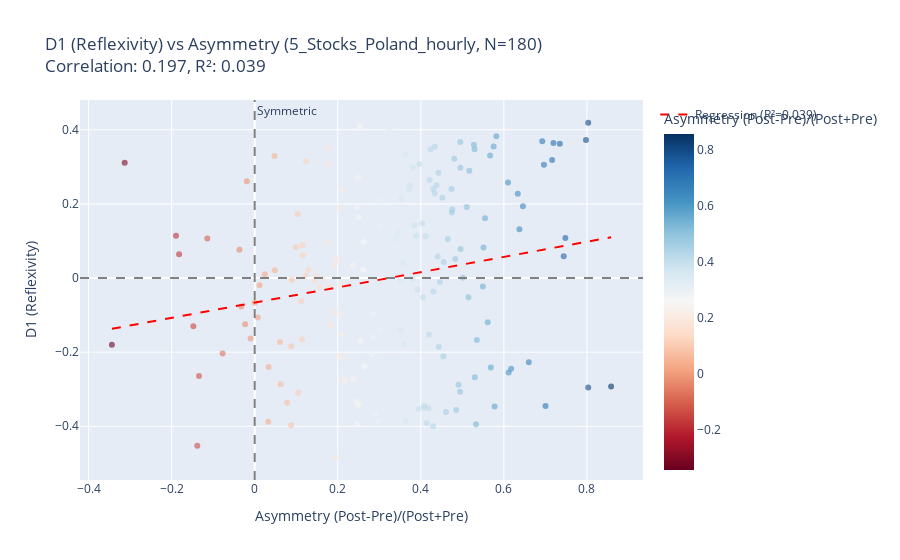
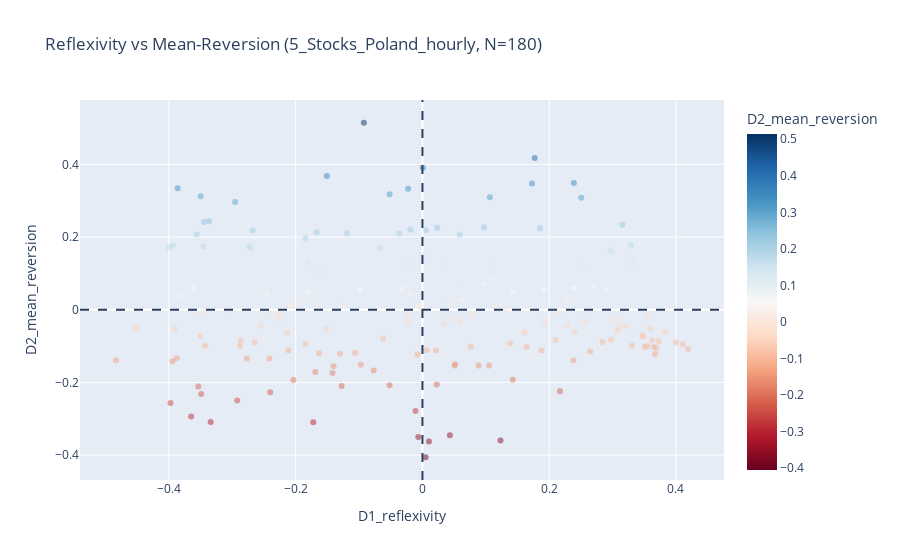
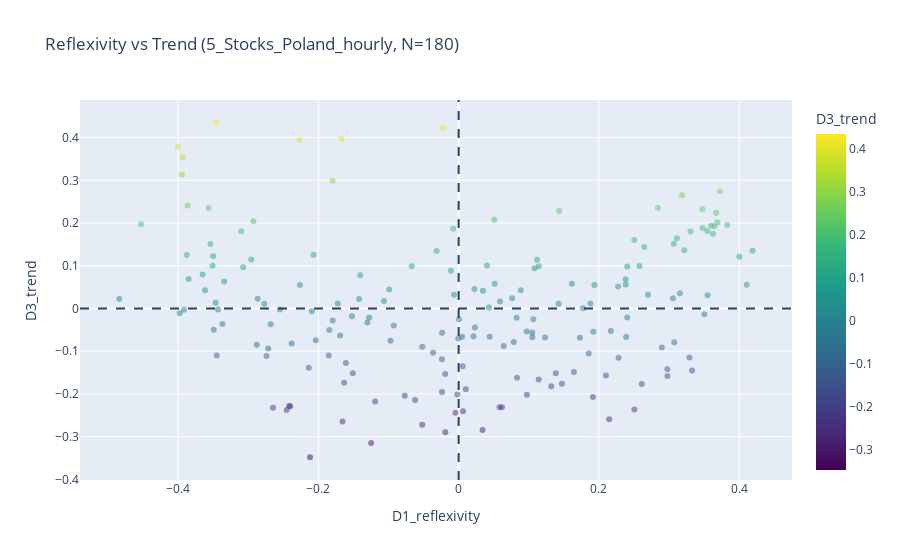
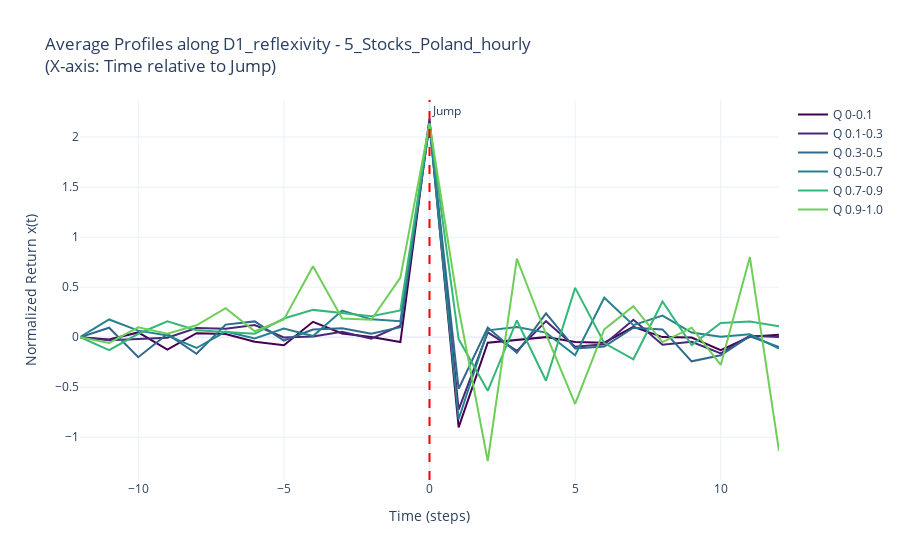

The cell these charts' notebook holds for them, in order:
### Code cell
if __name__ == "__main__":
    main()

### Figure 1 — Plotly figure (JSON) as saved in the notebook; plotly's stock layout.template omitted (floating-point values rounded to 4 significant figures; data arrays with more than 128 entries replaced by an {"elided": "..."} marker saying what was removed)
{"data": [{"customdata": {"elided": "180x2 str values"}, "hovertemplate": "Asymmetry (Post-Pre)/(Post+Pre)=%{marker.color}<br>D1 (Reflexivity)=%{y}<br>ticker=%{customdata[0]}<br>timestamp=%{customdata[1]}<extra></extra>", "legendgroup": "", "marker": {"color": {"elided": "180 float values"}, "coloraxis": "coloraxis", "opacity": 0.6, "symbol": "circle"}, "mode": "markers", "name": "", "orientation": "v", "showlegend": false, "type": "scatter", "x": {"elided": "180 float values"}, "xaxis": "x", "y": {"elided": "180 float values"}, "yaxis": "y"}, {"line": {"color": "red", "dash": "dash", "width": 2}, "mode": "lines", "name": "Regression (R²=0.039)", "type": "scatter", "x": [-0.3438, -0.3317, -0.3196, -0.3074, -0.2953, -0.2831, -0.271, -0.2589, -0.2467, -0.2346, -0.2224, -0.2103, -0.1981, -0.186, -0.1739, -0.1617, -0.1496, -0.1374, -0.1253, -0.1131, -0.101, -0.08886, -0.07672, -0.06457, -0.05243, -0.04029, -0.02815, -0.016, -0.003861, 0.008281, 0.02042, 0.03257, 0.04471, 0.05685, 0.06899, 0.08114, 0.09328, 0.1054, 0.1176, 0.1297, 0.1418, 0.154, 0.1661, 0.1783, 0.1904, 0.2026, 0.2147, 0.2268, 0.239, 0.2511, 0.2633, 0.2754, 0.2876, 0.2997, 0.3118, 0.324, 0.3361, 0.3483, 0.3604, 0.3726, 0.3847, 0.3968, 0.409, 0.4211, 0.4333, 0.4454, 0.4575, 0.4697, 0.4818, 0.494, 0.5061, 0.5183, 0.5304, 0.5425, 0.5547, 0.5668, 0.579, 0.5911, 0.6033, 0.6154, 0.6275, 0.6397, 0.6518, 0.664, 0.6761, 0.6883, 0.7004, 0.7125, 0.7247, 0.7368, 0.749, 0.7611, 0.7733, 0.7854, 0.7975, 0.8097, 0.8218, 0.834, 0.8461, 0.8582], "y": [-0.1371, -0.1346, -0.1321, -0.1296, -0.1271, -0.1246, -0.1221, -0.1196, -0.1171, -0.1146, -0.1121, -0.1096, -0.1071, -0.1046, -0.1021, -0.09963, -0.09714, -0.09464, -0.09215, -0.08965, -0.08715, -0.08466, -0.08216, -0.07967, -0.07717, -0.07467, -0.07218, -0.06968, -0.06719, -0.06469, -0.06219, -0.0597, -0.0572, -0.05471, -0.05221, -0.04971, -0.04722, -0.04472, -0.04222, -0.03973, -0.03723, -0.03474, -0.03224, -0.02974, -0.02725, -0.02475, -0.02226, -0.01976, -0.01726, -0.01477, -0.01227, -0.009775, -0.007279, -0.004783, -0.002287, 0.0002089, 0.002705, 0.005201, 0.007697, 0.01019, 0.01269, 0.01519, 0.01768, 0.02018, 0.02267, 0.02517, 0.02767, 0.03016, 0.03266, 0.03515, 0.03765, 0.04015, 0.04264, 0.04514, 0.04763, 0.05013, 0.05263, 0.05512, 0.05762, 0.06011, 0.06261, 0.06511, 0.0676, 0.0701, 0.0726, 0.07509, 0.07759, 0.08008, 0.08258, 0.08508, 0.08757, 0.09007, 0.09256, 0.09506, 0.09756, 0.1001, 0.1025, 0.105, 0.1075, 0.11]}], "layout": {"annotations": [{"showarrow": false, "text": "Symmetric", "x": 0, "xanchor": "left", "xref": "x", "y": 1, "yanchor": "top", "yref": "y domain"}], "coloraxis": {"colorbar": {"title": {"text": "Asymmetry (Post-Pre)/(Post+Pre)"}}, "colorscale": [[0, "rgb(103,0,31)"], [0.1, "rgb(178,24,43)"], [0.2, "rgb(214,96,77)"], [0.3, "rgb(244,165,130)"], [0.4, "rgb(253,219,199)"], [0.5, "rgb(247,247,247)"], [0.6, "rgb(209,229,240)"], [0.7, "rgb(146,197,222)"], [0.8, "rgb(67,147,195)"], [0.9, "rgb(33,102,172)"], [1, "rgb(5,48,97)"]]}, "legend": {"tracegroupgap": 0}, "shapes": [{"line": {"color": "gray", "dash": "dash"}, "type": "line", "x0": 0, "x1": 0, "xref": "x", "y0": 0, "y1": 1, "yref": "y domain"}, {"line": {"color": "gray", "dash": "dash"}, "type": "line", "x0": 0, "x1": 1, "xref": "x domain", "y0": 0, "y1": 0, "yref": "y"}], "title": {"text": "D1 (Reflexivity) vs Asymmetry (5_Stocks_Poland_hourly, N=180)<br>Correlation: 0.197, R²: 0.039"}, "xaxis": {"anchor": "y", "domain": [0, 1], "title": {"text": "Asymmetry (Post-Pre)/(Post+Pre)"}}, "yaxis": {"anchor": "x", "domain": [0, 1], "title": {"text": "D1 (Reflexivity)"}}}}

### Figure 2 — Plotly figure (JSON) as saved in the notebook; plotly's stock layout.template omitted (floating-point values rounded to 4 significant figures; data arrays with more than 128 entries replaced by an {"elided": "..."} marker saying what was removed)
{"data": [{"customdata": {"elided": "180x2 str values"}, "hovertemplate": "D1_reflexivity=%{x}<br>D2_mean_reversion=%{marker.color}<br>ticker=%{customdata[0]}<br>timestamp=%{customdata[1]}<extra></extra>", "legendgroup": "", "marker": {"color": {"elided": "180 float values"}, "coloraxis": "coloraxis", "opacity": 0.5, "symbol": "circle"}, "mode": "markers", "name": "", "orientation": "v", "showlegend": false, "type": "scatter", "x": {"elided": "180 float values"}, "xaxis": "x", "y": {"elided": "180 float values"}, "yaxis": "y"}], "layout": {"coloraxis": {"colorbar": {"title": {"text": "D2_mean_reversion"}}, "colorscale": [[0, "rgb(103,0,31)"], [0.1, "rgb(178,24,43)"], [0.2, "rgb(214,96,77)"], [0.3, "rgb(244,165,130)"], [0.4, "rgb(253,219,199)"], [0.5, "rgb(247,247,247)"], [0.6, "rgb(209,229,240)"], [0.7, "rgb(146,197,222)"], [0.8, "rgb(67,147,195)"], [0.9, "rgb(33,102,172)"], [1, "rgb(5,48,97)"]]}, "legend": {"tracegroupgap": 0}, "shapes": [{"line": {"dash": "dash"}, "type": "line", "x0": 0, "x1": 0, "xref": "x", "y0": 0, "y1": 1, "yref": "y domain"}, {"line": {"dash": "dash"}, "type": "line", "x0": 0, "x1": 1, "xref": "x domain", "y0": 0, "y1": 0, "yref": "y"}], "title": {"text": "Reflexivity vs Mean-Reversion (5_Stocks_Poland_hourly, N=180)"}, "xaxis": {"anchor": "y", "domain": [0, 1], "title": {"text": "D1_reflexivity"}}, "yaxis": {"anchor": "x", "domain": [0, 1], "title": {"text": "D2_mean_reversion"}}}}

### Figure 3 — Plotly figure (JSON) as saved in the notebook; plotly's stock layout.template omitted (floating-point values rounded to 4 significant figures; data arrays with more than 128 entries replaced by an {"elided": "..."} marker saying what was removed)
{"data": [{"customdata": {"elided": "180x2 str values"}, "hovertemplate": "D1_reflexivity=%{x}<br>D3_trend=%{marker.color}<br>ticker=%{customdata[0]}<br>timestamp=%{customdata[1]}<extra></extra>", "legendgroup": "", "marker": {"color": {"elided": "180 float values"}, "coloraxis": "coloraxis", "opacity": 0.5, "symbol": "circle"}, "mode": "markers", "name": "", "orientation": "v", "showlegend": false, "type": "scatter", "x": {"elided": "180 float values"}, "xaxis": "x", "y": {"elided": "180 float values"}, "yaxis": "y"}], "layout": {"coloraxis": {"colorbar": {"title": {"text": "D3_trend"}}, "colorscale": [[0, "#440154"], [0.1111, "#482878"], [0.2222, "#3e4989"], [0.3333, "#31688e"], [0.4444, "#26828e"], [0.5556, "#1f9e89"], [0.6667, "#35b779"], [0.7778, "#6ece58"], [0.8889, "#b5de2b"], [1, "#fde725"]]}, "legend": {"tracegroupgap": 0}, "shapes": [{"line": {"dash": "dash"}, "type": "line", "x0": 0, "x1": 0, "xref": "x", "y0": 0, "y1": 1, "yref": "y domain"}, {"line": {"dash": "dash"}, "type": "line", "x0": 0, "x1": 1, "xref": "x domain", "y0": 0, "y1": 0, "yref": "y"}], "title": {"text": "Reflexivity vs Trend (5_Stocks_Poland_hourly, N=180)"}, "xaxis": {"anchor": "y", "domain": [0, 1], "title": {"text": "D1_reflexivity"}}, "yaxis": {"anchor": "x", "domain": [0, 1], "title": {"text": "D3_trend"}}}}

### Figure 4 — Plotly figure (JSON) as saved in the notebook; plotly's stock layout.template omitted (floating-point values rounded to 4 significant figures)
{"data": [{"line": {"color": "#440154", "width": 2}, "mode": "lines", "name": "Q 0-0.1", "type": "scatter", "x": [-12, -11, -10, -9, -8, -7, -6, -5, -4, -3, -2, -1, 0, 1, 2, 3, 4, 5, 6, 7, 8, 9, 10, 11, 12], "y": [0.0, -0.02222, 0.0477, -0.1233, 0.03968, 0.03264, -0.04448, -0.07947, 0.1536, 0.03744, 0.001301, -0.04889, 2.154, -0.901, -0.05538, -0.02965, 0.0007949, -0.04779, -0.05423, 0.1029, 0.001368, -0.003305, -0.1284, 0.004514, 0.0252]}, {"line": {"color": "#482878", "width": 2}, "mode": "lines", "name": "Q 0.1-0.3", "type": "scatter", "x": [-12, -11, -10, -9, -8, -7, -6, -5, -4, -3, -2, -1, 0, 1, 2, 3, 4, 5, 6, 7, 8, 9, 10, 11, 12], "y": [0.0, -0.03032, -0.01891, -0.005406, 0.09091, 0.08384, 0.1223, -0.00194, 0.006436, 0.05437, -0.01537, 0.1162, 2.181, -0.7228, 0.04901, -0.1368, 0.1605, -0.09437, -0.07093, 0.174, -0.07618, -0.04581, -0.161, 0.01484, 0.002542]}, {"line": {"color": "#31688e", "width": 2}, "mode": "lines", "name": "Q 0.3-0.5", "type": "scatter", "x": [-12, -11, -10, -9, -8, -7, -6, -5, -4, -3, -2, -1, 0, 1, 2, 3, 4, 5, 6, 7, 8, 9, 10, 11, 12], "y": [0.0, 0.09444, -0.2, 0.0311, -0.165, 0.1258, 0.158, -0.03309, 0.07667, 0.08827, 0.03507, 0.09904, 2.12, -0.5152, 0.09693, -0.1559, 0.2373, -0.1132, -0.09319, 0.0946, 0.07764, -0.2411, -0.1798, 0.009348, -0.09856]}, {"line": {"color": "#26828e", "width": 2}, "mode": "lines", "name": "Q 0.5-0.7", "type": "scatter", "x": [-12, -11, -10, -9, -8, -7, -6, -5, -4, -3, -2, -1, 0, 1, 2, 3, 4, 5, 6, 7, 8, 9, 10, 11, 12], "y": [0.0, 0.1773, 0.0657, 0.01741, -0.108, 0.05649, -0.01224, 0.086, 0.01164, 0.2661, 0.1783, 0.1594, 2.125, -0.8203, 0.06841, 0.1019, 0.04602, -0.1807, 0.3942, 0.1207, 0.2161, 0.04605, 0.003882, 0.03055, -0.1131]}, {"line": {"color": "#35b779", "width": 2}, "mode": "lines", "name": "Q 0.7-0.9", "type": "scatter", "x": [-12, -11, -10, -9, -8, -7, -6, -5, -4, -3, -2, -1, 0, 1, 2, 3, 4, 5, 6, 7, 8, 9, 10, 11, 12], "y": [0.0, -0.1285, 0.0344, 0.1597, 0.06992, 0.0526, 0.03535, 0.1866, 0.273, 0.243, 0.2095, 0.2683, 2.138, -0.01905, -0.5361, 0.1674, -0.4351, 0.4929, -0.05879, -0.221, 0.3573, -0.07905, 0.1423, 0.158, 0.1088]}, {"line": {"color": "#6ece58", "width": 2}, "mode": "lines", "name": "Q 0.9-1.0", "type": "scatter", "x": [-12, -11, -10, -9, -8, -7, -6, -5, -4, -3, -2, -1, 0, 1, 2, 3, 4, 5, 6, 7, 8, 9, 10, 11, 12], "y": [0.0, -0.05712, 0.099, 0.0344, 0.1189, 0.2907, 0.05925, 0.1782, 0.7094, 0.1866, 0.1739, 0.5955, 2.133, 0.2863, -1.237, 0.786, 0.0296, -0.6668, 0.07718, 0.3099, -0.04851, 0.09533, -0.2772, 0.801, -1.136]}], "layout": {"annotations": [{"showarrow": false, "text": "Jump", "x": 0, "xanchor": "left", "xref": "x", "y": 1, "yanchor": "top", "yref": "y domain"}], "hovermode": "x unified", "shapes": [{"line": {"color": "red", "dash": "dash"}, "type": "line", "x0": 0, "x1": 0, "xref": "x", "y0": 0, "y1": 1, "yref": "y domain"}], "title": {"text": "Average Profiles along D1_reflexivity - 5_Stocks_Poland_hourly<br>(X-axis: Time relative to Jump)"}, "xaxis": {"title": {"text": "Time (steps)"}}, "yaxis": {"title": {"text": "Normalized Return x(t)"}}}}
